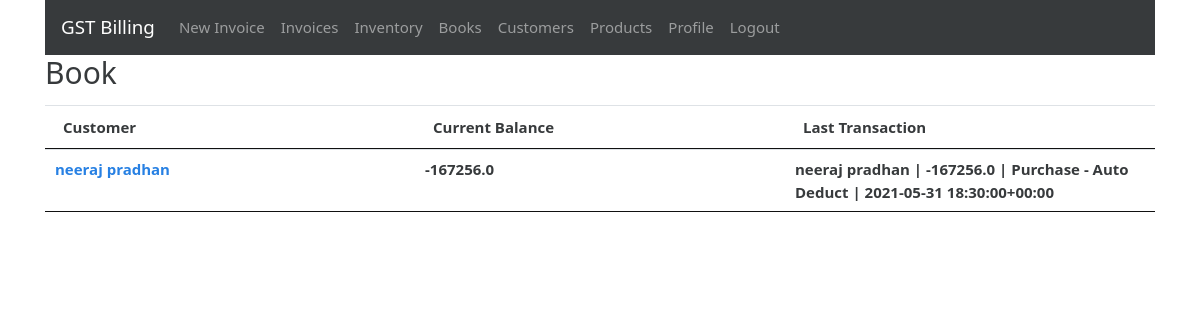
The app's page /books (signed in) with its own data.
### gstbillingapp/models.py (models this page shows, shortened)
class Book(models.Model):
    user = models.ForeignKey(User, null=True, blank=True, on_delete=models.SET_NULL)
    customer = models.ForeignKey(Customer, null=True, blank=True, on_delete=models.SET_NULL)
    current_balance = models.FloatField(default=0)
    last_log = models.ForeignKey('BookLog', null=True, blank=True, default=None, on_delete=models.SET_NULL)

class Customer(models.Model):
    user = models.ForeignKey(User, null=True, blank=True, on_delete=models.SET_NULL)
    customer_name = models.CharField(max_length=200)
    customer_address = models.TextField(max_length=600, blank=True, null=True)
    customer_phone = models.CharField(max_length=14, blank=True, null=True)
    customer_gst = models.CharField(max_length=15, blank=True, null=True)

class BookLog(models.Model):
    parent_book = models.ForeignKey(Book, null=True, blank=True, on_delete=models.CASCADE)
    date = models.DateTimeField(default=datetime.now, blank=True, null=True)
    last_modified = models.DateTimeField(auto_now=True)
    CHANGE_TYPES = [
        (0, 'Paid'),
        (1, 'Purchased Items'),
        (2, 'Sold Items'),
        (4, 'Other'),
    ]
    change_type = models.IntegerField(choices=CHANGE_TYPES, default=0)
    change = models.FloatField(default=0.0)
    associated_invoice = models.ForeignKey(Invoice, blank=True, null=True, default=None, on_delete=models.SET_NULL)
    description = models.TextField(max_length=600, blank=True, null=True)
    def __str__(self):
        return self.parent_book.customer.customer_name + " | " + str(self.change) + " | " + self.description + " | " + str(self.date)

### gstbillingapp/views.py (the view)
# urls.py: path('books', views.books, name='books'),
@login_required
def books(request):
    context = {}
    context['book_list'] = Book.objects.filter(user=request.user)
    return render(request, 'gstbillingapp/books.html', context)

### gstbillingapp/templates/gstbillingapp/books.html (shortened to what this page needs)
{% extends "gstbillingapp/base.html" %}
{% load static %}
{% block content %}
<div class="row">
	<div class="col">
		<h2>Book</h2>
	</div>
</div>
<table class="table table-hover font-weight-bold" id="book-table">
	<thead>
		<tr>
			<th>Customer</th>
			<th>Current Balance</th>
			<th>Last Transaction</th>
		</tr>
	</thead>
	<tbody class="two-col-form">
		{% for book in book_list %}
		<tr onclick="window.location='{% url 'book_logs' book.id %}';">
			<td><a href="{% url 'book_logs' book.id %}">{{book.customer.customer_name}}</a></td>
			<td>{{book.current_balance}}</td>
			<td>{{book.last_log}}</td>
		</tr>
		{% endfor %}
	</tbody>
</table>
{% endblock %}

### gstbillingapp/static/gstbillingapp/main.css (style rules this page uses)
.two-col-form td, .two-col-form th { width: 25%; }

### records on screen
Book: customer.customer_name "neeraj pradhan", current_balance "-167256.0", last_log "neeraj pradhan | -167256.0 | Purchase - Auto Deduct | 2021-05-31 18:30:00+00:00"
